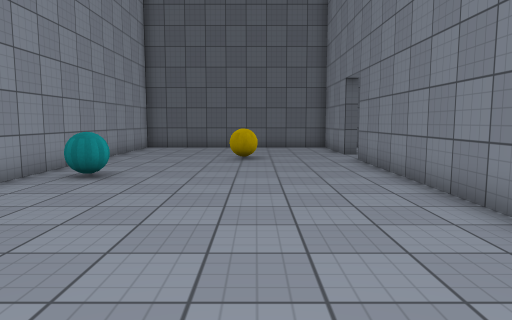
view 1 (above)

16 first-person views from a walk through a scene from a Unity 3-D project. The camera is 1.3 m above the floor, tilts 6° down and sees 70° across. Doors are open. The floor is counted in squares, 1 m on a side. Each view is taken from the middle of a square. On the plan, view 1 faces up. The plan holds only what a view shows up to about 15 squares ahead; the rest is blank. The player is left out. Surface patterns are stand-ins for the level's own textures.

view 2
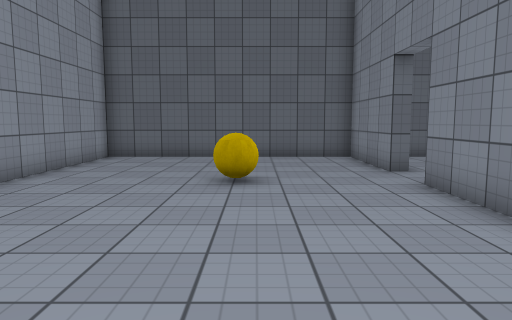

view 3
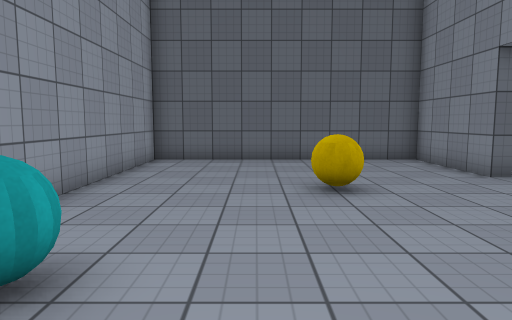

view 4
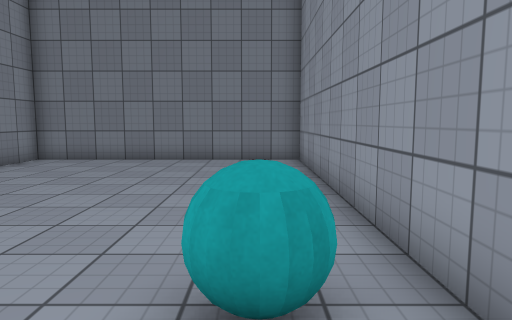

view 5
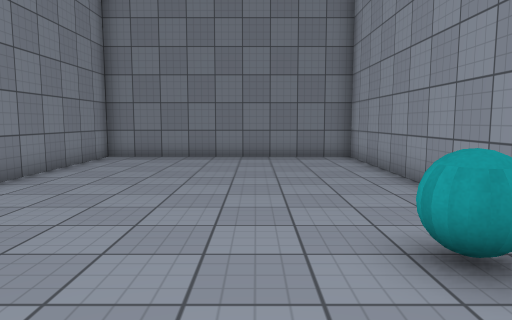

view 6
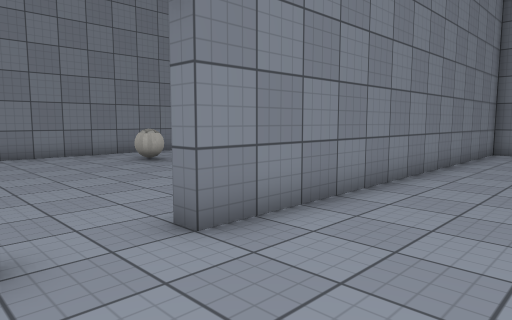

view 7
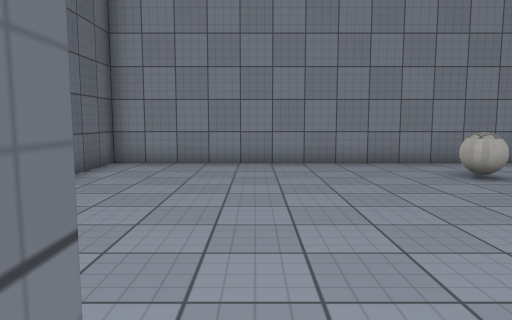

view 8
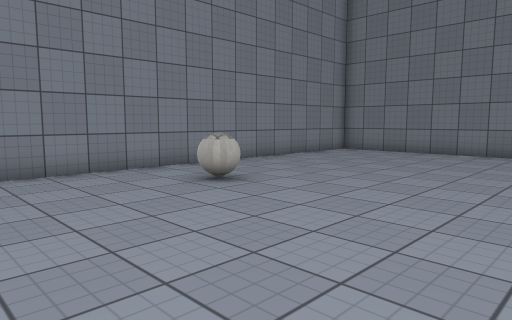

view 9
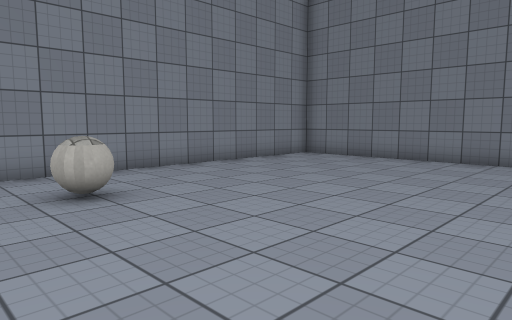

view 10
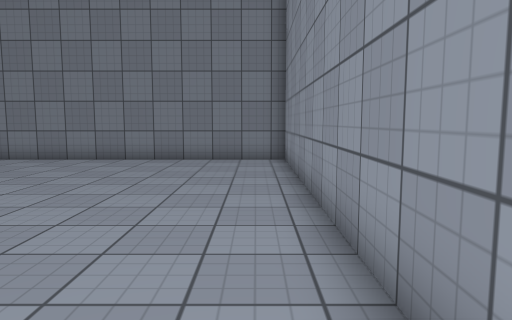

view 11
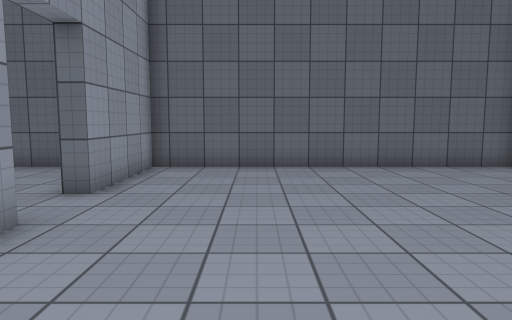

view 12
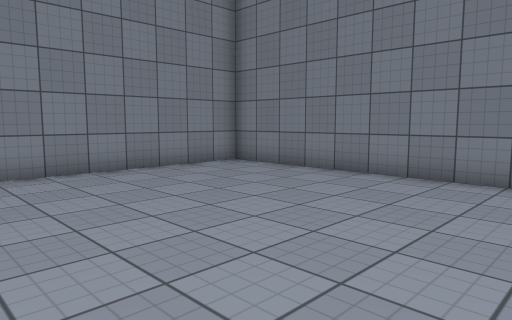

view 13
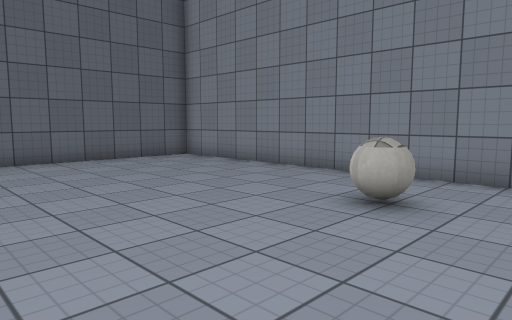

view 14
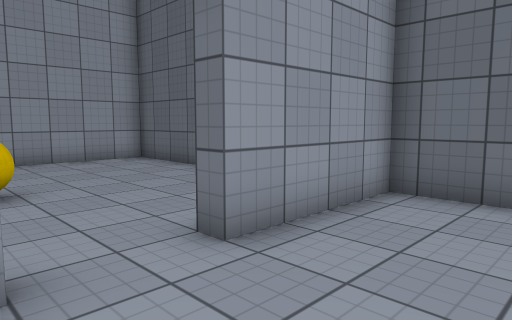

view 15
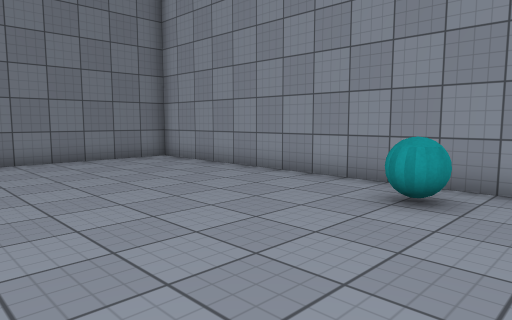

view 16
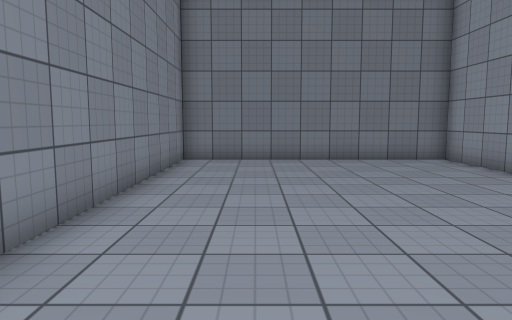

### Floor plan
Points are (right, up) in squares from view 1. A wall is a line through its corners. A room is listed if a view was taken in it or the views show most of it. See-through windows are left out.
Room 1 (views 1, 2, 3, 4, 5, 6, 7, 15, 16)
walls: (3.5, 14.5) (3.5, 18.5) (-5.5, 18.5) (-5.5, -1.5) (3.5, -1.5) (3.5, 12.5)
ways out: open door at (4, 13.5) to room 2
objects: other object (-4, 8) to (-4, 9); other object (-1, 13) to (0, 13)
Room 2 (views 8, 9, 10, 11, 12, 13, 14)
walls: (4, 9.8) (4, -1.5) (14.5, -1.5) (14.5, 18.5) (4, 18.5) (4, 14.5); (4, 12.5) (4, 12.1)
ways out: open door at (4, 13.5) to room 1
objects: other object (11, 8) to (12, 9)

Positions as (right, up) in squares from view 1, and headings:
1: (0, 0), facing up
2: (0, 5), facing up
3: (-2, 6), facing up
4: (-4, 11), facing down
5: (-2, 12), facing down
6: (0, 15), facing down-right
7: (3, 14), facing right
8: (5, 14), facing down-right
9: (5, 11), facing down-right
10: (5, 11), facing down
11: (7, 8), facing up
12: (5, 7), facing down-right
13: (6, 6), facing up-right
14: (7, 12), facing up-left
15: (2, 11), facing down-left
16: (1, 11), facing down
